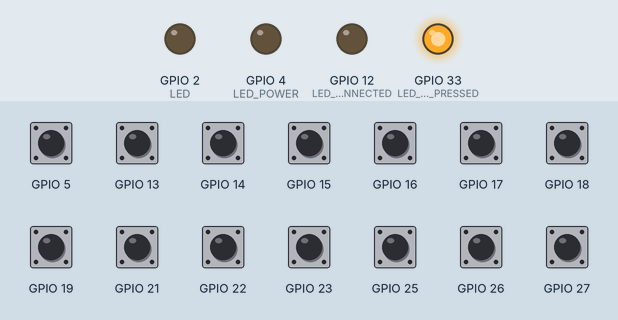
Recording of a program running on a simulated ESP32. Shown: output pins drawn as LEDs (lit = HIGH). Dashed ring = blinking. The inputs (shaded band) are chosen by the test bench; at power-on: GPIO 5, GPIO 13–19, GPIO 21–23, GPIO 25–27 HIGH. USB keyboard and mouse output is not drawn.

Above: at 1.2 s.
1.3 s: GPIO 5 pulled LOW for 1 s
At 2.1 s:
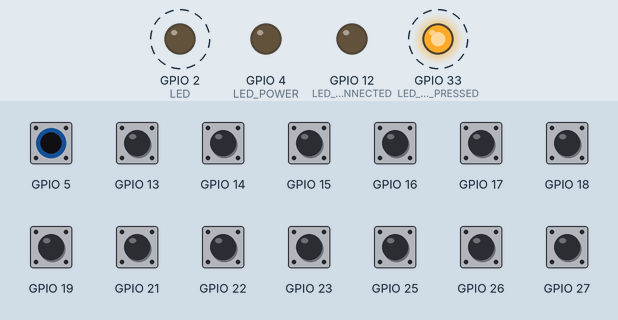
Timing chart, 0 to 4.3 s (numbered marks = the images above; inputs shaded):
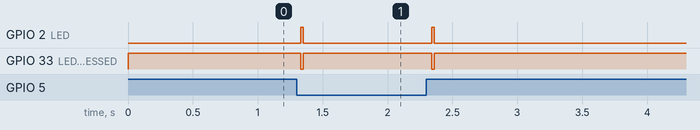

Measured:
- after the input at 1.3 s, GPIO 2 (LED): alternates HIGH for 0.02 s and LOW for 0.99 s, 4 changes in all, then stays LOW, starting at once; GPIO 33 (LED_BTN_PRESSED): alternates HIGH for 0.99 s and LOW for 0.02 s, 4 changes in all, then stays HIGH, starting at once

The program:

main.cpp
```cpp
// #include <Arduino.h>

// #define LED 2

// void setup() {
//   // put your setup code here, to run once:
//   Serial.begin(115200);
//   pinMode(LED, OUTPUT);
// }

// void loop() {
//   // put your main code here, to run repeatedly:
//   digitalWrite(LED, HIGH);
//   Serial.println("LED is on");
//   delay(1000);
//   digitalWrite(LED, LOW);
//   Serial.println("LED is off");
//   delay(1000);
// }

/**
 * This example turns the ESP32 into a Bluetooth LE keyboard that writes the words, presses Enter, presses a media key and then Ctrl+Alt+Delete
 */
#include <Arduino.h>
#include <BleKeyboard.h>

#define LED 2

#define LED_POWER 4
#define LED_CONNECTED 12
#define LED_BTN_PRESSED 33

BleKeyboard bleKeyboard;

typedef struct {
    uint8_t pin;
    uint8_t key;
    bool is_pressed;
} keymap;

keymap key_grid[] = {
    // color buttons
    {16, 'a', false},
    {17, 's', false},
    {5, 'j', false},
    {18, 'k', false},
    {19, 'l', false},

    // string strum
    {23, KEY_UP_ARROW, false},
    {25, KEY_DOWN_ARROW, false},

    // controls
    {22, '\n', false},
    {21, 'h', false},

    {26, KEY_UP_ARROW, false},
    {27, KEY_DOWN_ARROW, false},
    {13, KEY_RIGHT_ARROW, false},
    {14, KEY_LEFT_ARROW, false},

    {15, KEY_LEFT_GUI, false},
};

constexpr size_t num_keys = sizeof(key_grid)/sizeof(keymap);

void setup() {
    for (int i = 0; i < num_keys; i++) {
        pinMode(key_grid[i].pin, INPUT_PULLUP);
    }

    pinMode(LED_POWER, OUTPUT);
    digitalWrite(LED_POWER, LOW);

    pinMode(LED_CONNECTED, OUTPUT);
    digitalWrite(LED_CONNECTED, HIGH);

    pinMode(LED_BTN_PRESSED, OUTPUT);
    digitalWrite(LED_BTN_PRESSED, HIGH);

    pinMode(LED, OUTPUT);
    bleKeyboard.begin();
}

void loop() {
    bool is_connected = bleKeyboard.isConnected();
    digitalWrite(LED_CONNECTED, !is_connected);

    if (is_connected) {
        bool key_pressed = false;
        for (int i = 0; i < num_keys; i++) {
            keymap current_key = key_grid[i];
            bool _key_pressed = digitalRead(current_key.pin) == 0;

            // pos edge
            if (!current_key.is_pressed && _key_pressed) {
                bleKeyboard.press(current_key.key);
                key_pressed = true;
            }

            // neg edge
            else if (current_key.is_pressed && !_key_pressed) {
                bleKeyboard.release(current_key.key);
                key_pressed = true;
            }

            key_grid[i].is_pressed = _key_pressed;
        }
        delay(20);
        digitalWrite(LED, key_pressed);
        digitalWrite(LED_BTN_PRESSED, !key_pressed);
    } else {
        delay(500);
    }
}
```
